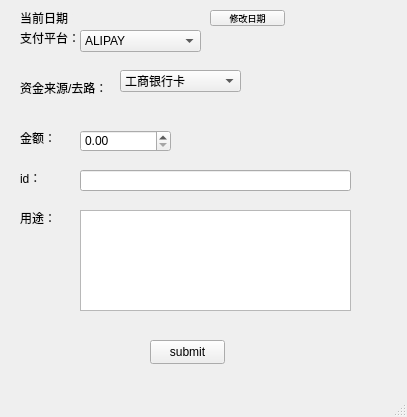
<?xml version="1.0" encoding="UTF-8"?>
<ui version="4.0">
 <class>MainWindow</class>
 <widget class="QMainWindow" name="MainWindow">
  <property name="geometry">
   <rect>
    <x>0</x>
    <y>0</y>
    <width>407</width>
    <height>417</height>
   </rect>
  </property>
  <property name="windowTitle">
   <string>记账工具</string>
  </property>
  <widget class="QWidget" name="centralwidget">
   <widget class="QLabel" name="lbway">
    <property name="geometry">
     <rect>
      <x>20</x>
      <y>30</y>
      <width>71</width>
      <height>16</height>
     </rect>
    </property>
    <property name="text">
     <string>支付平台：</string>
    </property>
   </widget>
   <widget class="QComboBox" name="srway">
    <property name="geometry">
     <rect>
      <x>80</x>
      <y>30</y>
      <width>121</width>
      <height>22</height>
     </rect>
    </property>
    <property name="editable">
     <bool>false</bool>
    </property>
    <property name="placeholderText">
     <string/>
    </property>
    <property name="duplicatesEnabled">
     <bool>true</bool>
    </property>
    <item>
     <property name="text">
      <string>ALIPAY</string>
     </property>
    </item>
    <item>
     <property name="text">
      <string>WECHAT</string>
     </property>
    </item>
   </widget>
   <widget class="QLabel" name="lbmoney">
    <property name="geometry">
     <rect>
      <x>20</x>
      <y>130</y>
      <width>41</width>
      <height>16</height>
     </rect>
    </property>
    <property name="text">
     <string>金额：</string>
    </property>
   </widget>
   <widget class="QLabel" name="lbsrc">
    <property name="geometry">
     <rect>
      <x>20</x>
      <y>80</y>
      <width>91</width>
      <height>16</height>
     </rect>
    </property>
    <property name="text">
     <string>资金来源/去路：</string>
    </property>
   </widget>
   <widget class="QComboBox" name="srsrc">
    <property name="geometry">
     <rect>
      <x>120</x>
      <y>70</y>
      <width>121</width>
      <height>22</height>
     </rect>
    </property>
    <property name="acceptDrops">
     <bool>false</bool>
    </property>
    <property name="editable">
     <bool>false</bool>
    </property>
    <property name="currentIndex">
     <number>0</number>
    </property>
    <property name="placeholderText">
     <string/>
    </property>
    <property name="duplicatesEnabled">
     <bool>true</bool>
    </property>
    <item>
     <property name="text">
      <string>工商银行卡</string>
     </property>
    </item>
    <item>
     <property name="text">
      <string>招商银行卡</string>
     </property>
    </item>
    <item>
     <property name="text">
      <string>建设银行卡</string>
     </property>
    </item>
    <item>
     <property name="text">
      <string>微信零钱</string>
     </property>
    </item>
    <item>
     <property name="text">
      <string>支付宝余额宝</string>
     </property>
    </item>
   </widget>
   <widget class="QLabel" name="lbpurpose">
    <property name="geometry">
     <rect>
      <x>20</x>
      <y>210</y>
      <width>41</width>
      <height>16</height>
     </rect>
    </property>
    <property name="text">
     <string>用途：</string>
    </property>
   </widget>
   <widget class="QTextEdit" name="srpur">
    <property name="geometry">
     <rect>
      <x>80</x>
      <y>210</y>
      <width>271</width>
      <height>101</height>
     </rect>
    </property>
   </widget>
   <widget class="QLabel" name="lbid">
    <property name="geometry">
     <rect>
      <x>20</x>
      <y>170</y>
      <width>41</width>
      <height>16</height>
     </rect>
    </property>
    <property name="text">
     <string>id：</string>
    </property>
   </widget>
   <widget class="QLineEdit" name="srid">
    <property name="geometry">
     <rect>
      <x>80</x>
      <y>170</y>
      <width>271</width>
      <height>21</height>
     </rect>
    </property>
   </widget>
   <widget class="QPushButton" name="srsubmit">
    <property name="geometry">
     <rect>
      <x>150</x>
      <y>340</y>
      <width>75</width>
      <height>24</height>
     </rect>
    </property>
    <property name="text">
     <string>submit</string>
    </property>
   </widget>
   <widget class="QLabel" name="lbdate">
    <property name="geometry">
     <rect>
      <x>20</x>
      <y>10</y>
      <width>53</width>
      <height>16</height>
     </rect>
    </property>
    <property name="text">
     <string>当前日期：</string>
    </property>
   </widget>
   <widget class="QLabel" name="lbdateshow">
    <property name="geometry">
     <rect>
      <x>80</x>
      <y>10</y>
      <width>121</width>
      <height>16</height>
     </rect>
    </property>
    <property name="text">
     <string/>
    </property>
   </widget>
   <widget class="QPushButton" name="srdatemodify">
    <property name="geometry">
     <rect>
      <x>210</x>
      <y>10</y>
      <width>75</width>
      <height>16</height>
     </rect>
    </property>
    <property name="font">
     <font>
      <pointsize>7</pointsize>
     </font>
    </property>
    <property name="text">
     <string>修改日期</string>
    </property>
   </widget>
   <widget class="QDoubleSpinBox" name="srmoney">
    <property name="geometry">
     <rect>
      <x>80</x>
      <y>130</y>
      <width>91</width>
      <height>22</height>
     </rect>
    </property>
    <property name="maximum">
     <double>99999999.000000000000000</double>
    </property>
   </widget>
  </widget>
  <widget class="QMenuBar" name="menubar">
   <property name="geometry">
    <rect>
     <x>0</x>
     <y>0</y>
     <width>407</width>
     <height>22</height>
    </rect>
   </property>
  </widget>
  <widget class="QStatusBar" name="statusbar"/>
 </widget>
 <resources/>
 <connections/>
</ui>
